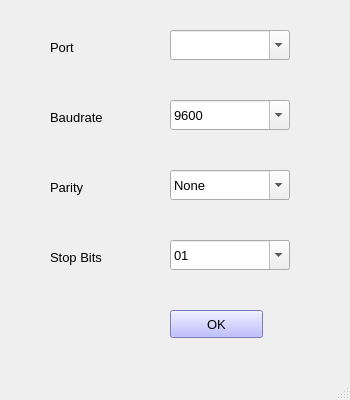
<?xml version="1.0" encoding="UTF-8"?>
<ui version="4.0">
 <class>window_setting</class>
 <widget class="QMainWindow" name="window_setting">
  <property name="geometry">
   <rect>
    <x>0</x>
    <y>0</y>
    <width>350</width>
    <height>400</height>
   </rect>
  </property>
  <property name="windowTitle">
   <string>Setting</string>
  </property>
  <widget class="QWidget" name="centralwidget">
   <widget class="QLabel" name="label">
    <property name="geometry">
     <rect>
      <x>50</x>
      <y>170</y>
      <width>80</width>
      <height>35</height>
     </rect>
    </property>
    <property name="font">
     <font>
      <family>Arial</family>
      <pointsize>10</pointsize>
     </font>
    </property>
    <property name="text">
     <string>Parity</string>
    </property>
   </widget>
   <widget class="QLabel" name="label_2">
    <property name="geometry">
     <rect>
      <x>50</x>
      <y>240</y>
      <width>80</width>
      <height>35</height>
     </rect>
    </property>
    <property name="font">
     <font>
      <family>Arial</family>
      <pointsize>10</pointsize>
     </font>
    </property>
    <property name="text">
     <string>Stop Bits</string>
    </property>
   </widget>
   <widget class="QLabel" name="label_3">
    <property name="geometry">
     <rect>
      <x>50</x>
      <y>30</y>
      <width>80</width>
      <height>35</height>
     </rect>
    </property>
    <property name="font">
     <font>
      <family>Arial</family>
      <pointsize>10</pointsize>
     </font>
    </property>
    <property name="text">
     <string>Port</string>
    </property>
   </widget>
   <widget class="QLabel" name="label_4">
    <property name="geometry">
     <rect>
      <x>50</x>
      <y>100</y>
      <width>80</width>
      <height>35</height>
     </rect>
    </property>
    <property name="font">
     <font>
      <family>Arial</family>
      <pointsize>10</pointsize>
     </font>
    </property>
    <property name="text">
     <string>Baudrate</string>
    </property>
   </widget>
   <widget class="QPushButton" name="btn_ok">
    <property name="geometry">
     <rect>
      <x>170</x>
      <y>310</y>
      <width>93</width>
      <height>28</height>
     </rect>
    </property>
    <property name="font">
     <font>
      <family>Arial</family>
      <pointsize>10</pointsize>
     </font>
    </property>
    <property name="styleSheet">
     <string notr="true">background-color: rgb(170, 170, 255);</string>
    </property>
    <property name="text">
     <string>OK</string>
    </property>
   </widget>
   <widget class="QComboBox" name="comboBox_port">
    <property name="geometry">
     <rect>
      <x>170</x>
      <y>30</y>
      <width>120</width>
      <height>30</height>
     </rect>
    </property>
    <property name="font">
     <font>
      <family>Arial</family>
      <pointsize>10</pointsize>
     </font>
    </property>
    <property name="editable">
     <bool>true</bool>
    </property>
    <property name="currentText">
     <string/>
    </property>
    <item>
     <property name="text">
      <string/>
     </property>
    </item>
   </widget>
   <widget class="QComboBox" name="comboBox_stopBits">
    <property name="geometry">
     <rect>
      <x>170</x>
      <y>240</y>
      <width>120</width>
      <height>30</height>
     </rect>
    </property>
    <property name="font">
     <font>
      <family>Arial</family>
      <pointsize>10</pointsize>
     </font>
    </property>
    <property name="editable">
     <bool>true</bool>
    </property>
    <item>
     <property name="text">
      <string>01</string>
     </property>
    </item>
   </widget>
   <widget class="QComboBox" name="comboBox_baud">
    <property name="geometry">
     <rect>
      <x>170</x>
      <y>100</y>
      <width>120</width>
      <height>30</height>
     </rect>
    </property>
    <property name="font">
     <font>
      <family>Arial</family>
      <pointsize>10</pointsize>
     </font>
    </property>
    <property name="editable">
     <bool>true</bool>
    </property>
    <item>
     <property name="text">
      <string>9600</string>
     </property>
    </item>
    <item>
     <property name="text">
      <string>115200</string>
     </property>
    </item>
    <item>
     <property name="text">
      <string>256000</string>
     </property>
    </item>
   </widget>
   <widget class="QComboBox" name="comboBox_parity">
    <property name="geometry">
     <rect>
      <x>170</x>
      <y>170</y>
      <width>120</width>
      <height>30</height>
     </rect>
    </property>
    <property name="font">
     <font>
      <family>Arial</family>
      <pointsize>10</pointsize>
     </font>
    </property>
    <property name="editable">
     <bool>true</bool>
    </property>
    <item>
     <property name="text">
      <string>None</string>
     </property>
    </item>
   </widget>
  </widget>
  <widget class="QMenuBar" name="menubar">
   <property name="geometry">
    <rect>
     <x>0</x>
     <y>0</y>
     <width>350</width>
     <height>26</height>
    </rect>
   </property>
  </widget>
  <widget class="QStatusBar" name="statusbar"/>
 </widget>
 <resources/>
 <connections/>
</ui>
